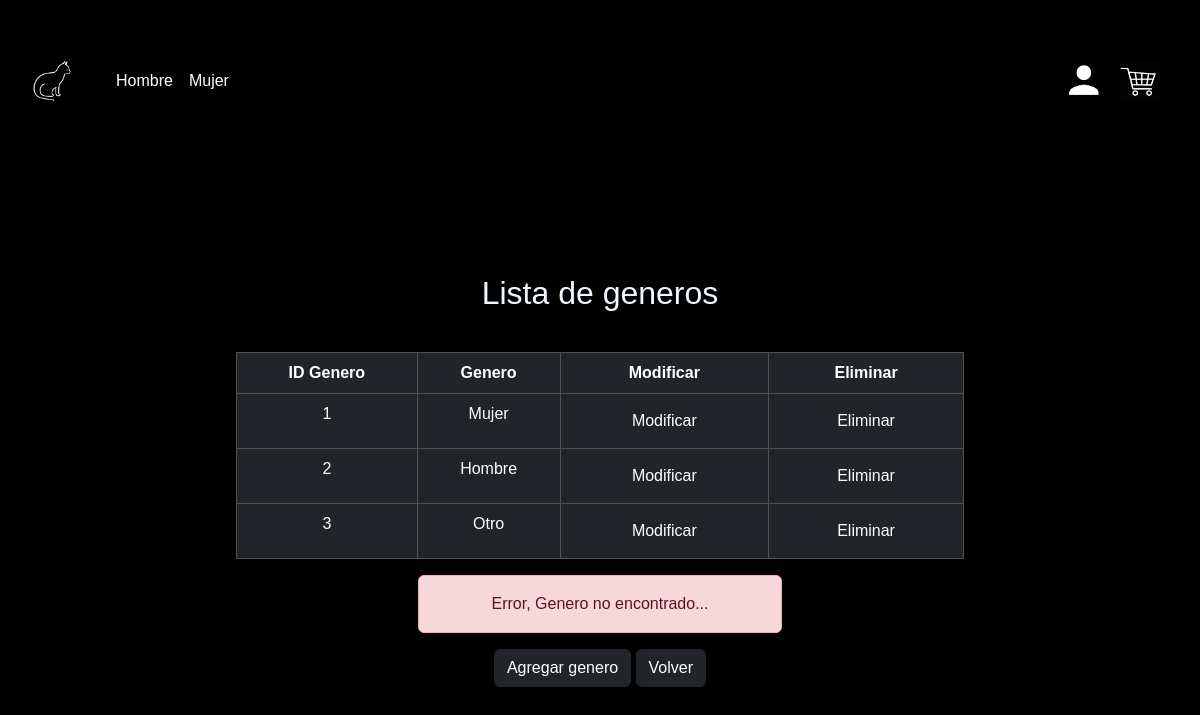
/darkless/genero_del/4, run on the app's committed database.
### Darkless/models.py (models this page shows, shortened)
class Genero(models.Model):
    id_genero = models.AutoField(primary_key=True, db_column="idGenero")
    genero = models.CharField(max_length=25, blank=False, null=False)

### Darkless/views.py (the view)
# urls.py: path("genero_del/<str:pk>", views.genero_del, name="genero_del"),
def genero_del(request,pk):
    try:
        genero = Genero.objects.get(id_genero=pk)
        genero.delete()
        generos = Genero.objects.all()
        context={
            "mensaje":"Registro eliminado exitosamente",
            "generos":generos
        }
        return render(request,"pages/crud_genero.html",context)
    except:
        generos = Genero.objects.all()
        context={
            "mensaje":"Error, Genero no encontrado...",
            "generos":generos
        }
        return render(request,"pages/crud_genero.html",context)

### Darkless/templates/pages/crud_genero.html (shortened to what this page needs)
<!DOCTYPE html>
<html lang="en">
<head>
    {% load static %}
    <link href="https://cdn.jsdelivr.net/npm/bootstrap@5.3.3/dist/css/bootstrap.min.css" rel="stylesheet">
    <link rel="stylesheet" href="{% static 'css/booscss.css'%}">
</head>
<body class="body">
    {% include 'base/header.html'%}
    <main>
        <div class="container">
            <div class="row">
                <div class="col-md-8 shadow-lg mx-auto text-center p-3">
                    <h2 class="my-3">Lista de generos</h2><br>
                    <table class="table table-dark table-hover table-bordered">
                        <thead>
                            <th>ID Genero</th>
                            <th>Genero</th>
                            <th>Modificar</th>
                            <th>Eliminar</th>
                        </thead>
                        <tbody>
                            {% if generos%}
                            {% for tmp in generos%}
                            <tr>
                                <td>{{tmp.id_genero}}</td>
                                <td>{{tmp.genero}}</td>
                                <td><a href="{% url 'genero_edit' pk=tmp.id_genero %}"><button
                                            class="btn btn-dark">Modificar</button></a></td>
                                <td><a href="{% url 'genero_del' pk=tmp.id_genero %}"><button
                                            class="btn btn-dark">Eliminar</button></a></td>
                            </tr>
                            {% endfor%}
                            {% endif%}
                        </tbody>
                    </table>
                    {% if mensaje%}
                    <div class="alert alert-danger w-50 mx-auto text-center">
                        {{mensaje}}
                    </div>
                    {% endif%}
                    <a href="{% url 'genero_add' %}"><button class="btn btn-dark">Agregar genero</button></a>
                    <a href="{% url 'crud'%}"><button class="btn btn-dark">Volver</button></a>
                </div>
            </div>
        </div>
    </main>
</body>
</html>

### Darkless/static/css/booscss.css (style rules this page uses)
.container { margin-top: 40px; }
.body { background-color: black; }
.row { color: aliceblue; }
body { font-family: sans-serif; margin: 0; padding: 0; }
main { display: flex; justify-content: space-between; margin: 20px; }

### data on the page
Genero: id_genero "1", genero "Mujer"
Genero: id_genero "2", genero "Hombre"
Genero: id_genero "3", genero "Otro"

### other printed values
{{ mensaje }} "Error, Genero no encontrado..."
